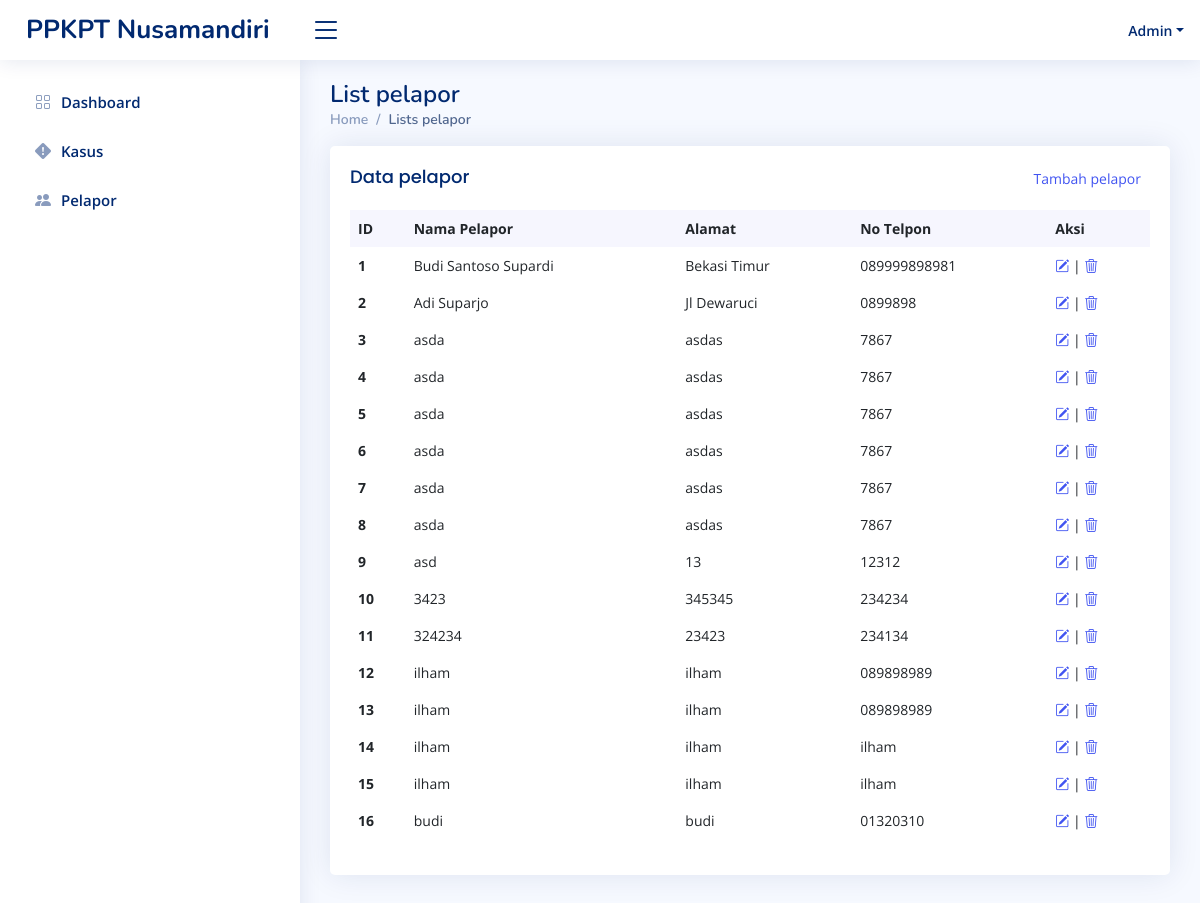
Screenshot of /index.php/admin/view_pelapor with the database file from the repository.
### tables this page shows
CREATE TABLE `pelapor` (
  `id_pelapor` int(255) NOT NULL,
  `nama_pelapor` varchar(255) NOT NULL,
  `alamat` varchar(255) NOT NULL,
  `nomor_telpon` varchar(255) NOT NULL
);

### application/controllers/Admin.php (called while the page is built, shortened)
<?php
class Admin extends CI_Controller {
	public function __construct()
	{
		$this->load->model('akun_model');
		$this->load->model('crud_model');
	}
	public function view_pelapor()
	{
		$data['array_pelapor'] = $this->crud_model->mengambil_data('pelapor');
		$this->load->view('admin_view_pelapor',$data);
	}
}

### index.php (called while the page is built, shortened)
<?php
require_once BASEPATH.'core/CodeIgniter.php';

### application/models/Crud_model.php (called while the page is built, shortened)
<?php
class Crud_model extends CI_Model{
	public function mengambil_data($nama_tabel)
	{
		$this->db->select('*');
		$this->db->from($nama_tabel);
		$query = $this->db->get();
		return $query->result();
	}
}

### application/views/admin_view_pelapor.php (the view, shortened to what this page needs)
<!DOCTYPE html>
<html lang="en">
<head>
  <link href="<?=base_url()?>css/bootstrap.min.css" rel="stylesheet">
  <link href="<?=base_url()?>css/niceadmin.css" rel="stylesheet">
  <link href="<?=base_url()?>css/bootstrap-icons/bootstrap-icons.css" rel="stylesheet">
  <link href="<?=base_url()?>css/boxicons/css/boxicons.min.css" rel="stylesheet">
  <link href="<?=base_url()?>css/quill/quill.snow.css" rel="stylesheet">
  <link href="<?=base_url()?>css/quill/quill.bubble.css" rel="stylesheet">
  <link href="<?=base_url()?>css/remixicon/remixicon.css" rel="stylesheet">
  <link href="<?=base_url()?>css/simple-datatables/style.css" rel="stylesheet">
</head>
<body>
  <main id="main" class="main">
    <div class="pagetitle">
      <h1>List pelapor</h1>
      <nav>
        <ol class="breadcrumb">
          <li class="breadcrumb-item"><a href="<?=site_url('admin')?>">Home</a></li>
          <li class="breadcrumb-item active">Lists pelapor</li>
        </ol>
      </nav>
    </div>
    <section class="section dashboard">
              <div class="card recent-sales overflow-auto">
                <div class="card-body">
                  <div class="d-flex justify-content-between">
					<h5 class="card-title">Data pelapor</h5>
					<button class="btn btn-sm text-primary"><a href="<?=site_url('admin/add_pelapor')?>">Tambah pelapor</a></button>
				  </div>
                  <table class="table table-borderless datatable">
                    <thead>
                      <tr>
                        <th scope="col">ID</th>
                        <th scope="col">Nama Pelapor</th>
                        <th scope="col">Alamat</th>
                        <th scope="col">No Telpon</th>
                        <th scope="col">Aksi</th>
                      </tr>
                    </thead>
                    <tbody>
					<?php foreach($array_pelapor as $pelapor): ?>
										  <tr>
											<th scope="row"><?=$pelapor->id_pelapor?></th>
											<td><?=$pelapor->nama_pelapor?></td>
											<td><?=$pelapor->alamat?></td>
											<td><?=$pelapor->nomor_telpon?></td>
											<td><a href="<?=site_url('admin/edit_pelapor/'.$pelapor->id_pelapor)?>"><i class="bi bi-pencil-square"></i></a> | <a href="<?=site_url('admin/hapus_pelapor/'.$pelapor->id_pelapor)?>"><i class="bi bi-trash3"></i></a> </td>
										  </tr>
					<?php endforeach; ?>
                    </tbody>
                  </table>
                </div>
              </div>
	</section>
  </main>
</body>
</html>

### css/niceadmin.css (style rules this page uses)
:root { scroll-behavior: smooth; }
body { font-family: "Open Sans", sans-serif; background: #f6f9ff; color: #444444; }
a { color: #4154f1; text-decoration: none; }
h1, h2, h3, h4, h5, h6 { font-family: "Nunito", sans-serif; }
#main { margin-top: 60px; padding: 20px 30px; transition: all 0.3s; }
.pagetitle { margin-bottom: 10px; }
.pagetitle h1 { font-size: 24px; margin-bottom: 0; font-weight: 600; color: #012970; }
.card { margin-bottom: 30px; border: none; border-radius: 5px; box-shadow: 0px 0 30px rgba(1, 41, 112, 0.1); }
.card-title { padding: 20px 0 15px 0; font-size: 18px; font-weight: 500; color: #012970; font-family: "Poppins", sans-serif; }
.card-body { padding: 0 20px 20px 20px; }
.breadcrumb { font-size: 14px; font-family: "Nunito", sans-serif; color: #899bbd; font-weight: 600; }
.breadcrumb a { color: #899bbd; transition: 0.3s; }
.breadcrumb .breadcrumb-item::before { color: #899bbd; }
.breadcrumb .active { color: #51678f; font-weight: 600; }
@media (min-width: 1200px) { #main, #footer { margin-left: 300px; } }
.dashboard .recent-sales { font-size: 14px; }
.dashboard .recent-sales .table thead { background: #f6f6fe; }
.dashboard .recent-sales .table thead th { border: 0; }

### rows the page displays
pelapor: id_pelapor "1", nama_pelapor "Budi Santoso Supardi", alamat "Bekasi Timur", nomor_telpon "089999898981"
pelapor: id_pelapor "2", nama_pelapor "Adi Suparjo", alamat "Jl Dewaruci", nomor_telpon "0899898"
pelapor: id_pelapor "3", nama_pelapor "asda", alamat "asdas", nomor_telpon "7867"
pelapor: id_pelapor "4", nama_pelapor "asda", alamat "asdas", nomor_telpon "7867"
pelapor: id_pelapor "5", nama_pelapor "asda", alamat "asdas", nomor_telpon "7867"
pelapor: id_pelapor "6", nama_pelapor "asda", alamat "asdas", nomor_telpon "7867"
pelapor: id_pelapor "7", nama_pelapor "asda", alamat "asdas", nomor_telpon "7867"
pelapor: id_pelapor "8", nama_pelapor "asda", alamat "asdas", nomor_telpon "7867"
pelapor: id_pelapor "9", nama_pelapor "asd", alamat "13", nomor_telpon "12312"
pelapor: id_pelapor "10", nama_pelapor "3423", alamat "345345", nomor_telpon "234234"
pelapor: id_pelapor "11", nama_pelapor "324234", alamat "23423", nomor_telpon "234134"
pelapor: id_pelapor "12", nama_pelapor "ilham", alamat "ilham", nomor_telpon "089898989"
pelapor: id_pelapor "13", nama_pelapor "ilham", alamat "ilham", nomor_telpon "089898989"
pelapor: id_pelapor "14", nama_pelapor "ilham", alamat "ilham", nomor_telpon "ilham"
pelapor: id_pelapor "15", nama_pelapor "ilham", alamat "ilham", nomor_telpon "ilham"
pelapor: id_pelapor "16", nama_pelapor "budi", alamat "budi", nomor_telpon "01320310"
